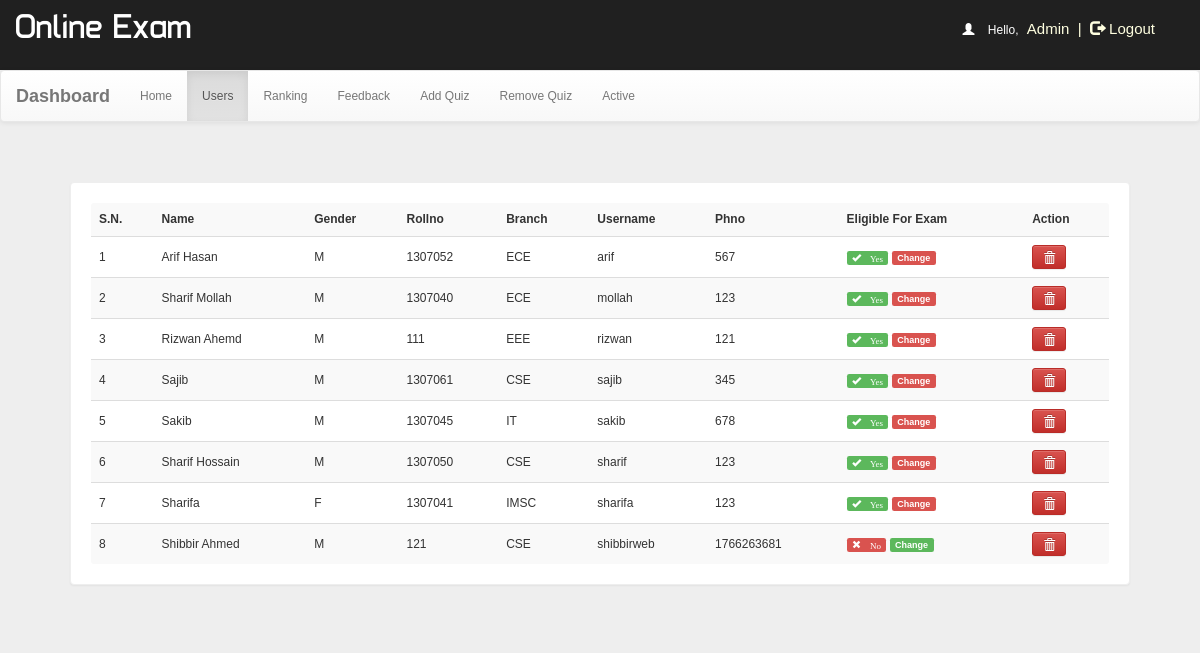
Before: /dash.php?q=1 (signed in) with the older database file.
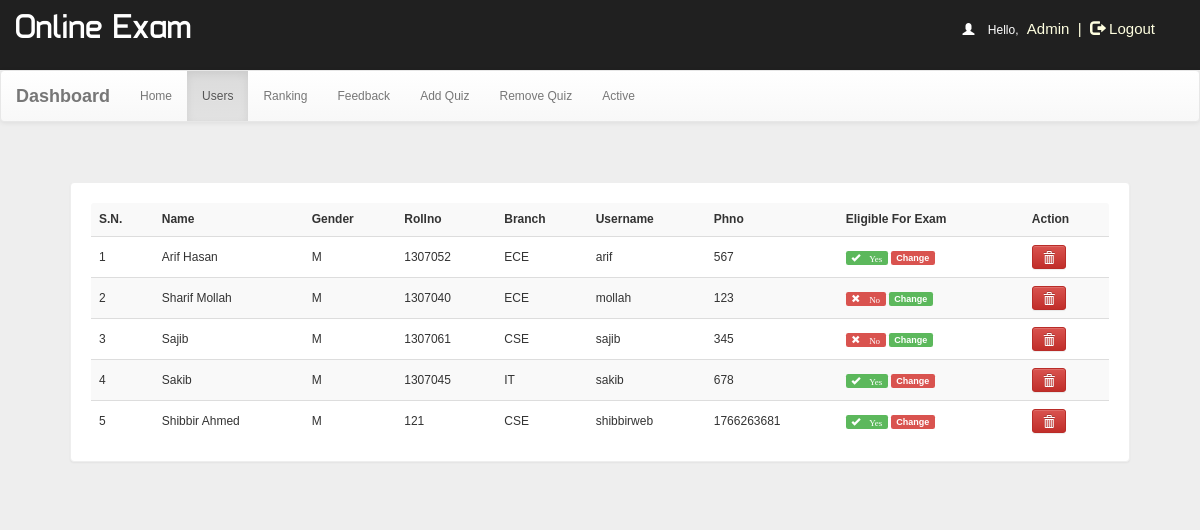
After: the same page with the newer database file.
### tables this page shows
CREATE TABLE `user` (
  `id` int(100) NOT NULL,
  `name` varchar(50) NOT NULL,
  `rollno` varchar(20) NOT NULL,
  `branch` varchar(20) NOT NULL,
  `status` tinyint(4) NOT NULL DEFAULT '1',
  `gender` varchar(5) NOT NULL,
  `username` varchar(50) NOT NULL,
  `phno` bigint(20) NOT NULL,
  `password` varchar(50) NOT NULL
);

### dash.php (the view, shortened to what this page needs)
<!DOCTYPE html PUBLIC "-//W3C//DTD XHTML 1.0 Transitional//EN" "http://www.w3.org/TR/xhtml1/DTD/xhtml1-transitional.dtd">
<html xmlns="http://www.w3.org/1999/xhtml">
<head>
<link  rel="stylesheet" href="css/bootstrap.min.css"/>
 <link  rel="stylesheet" href="css/bootstrap-theme.min.css"/>
 <link rel="stylesheet" href="css/main.css">
 <link  rel="stylesheet" href="css/font.css">
</head>
<body  style="background:#eee;">
<body  style="background:#eee;">
<div class="header">
<div class="row">
<div class="col-lg-6">
<span class="logo">Online Exam</span></div>
<?php
include_once 'dbConnection.php';
if (!(isset($_SESSION['username']))  || ($_SESSION['key']) != '54585c506829293a2d4c3b68543b316e2e7a2d277858545a36362e5f39') {
    session_destroy();
    header("location:index.php");
} else {
    $name     = $_SESSION['name'];
    echo '<span class="pull-right top title1" ><span style="color:white"><span class="glyphicon glyphicon-user" aria-hidden="true"></span>&nbsp;&nbsp;&nbsp;&nbsp;Hello,</span> <span class="log log1" style="color:lightyellow">' . $name . '&nbsp;&nbsp;|&nbsp;&nbsp;<a href="logout.php?q=account.php" style="color:lightyellow"><span class="glyphicon glyphicon-log-out" aria-hidden="true"></span>&nbsp;Logout</button></a></span>';
}
?>
</div></div>
<nav class="navbar navbar-default title1">
  <div class="container-fluid">
    <div class="navbar-header">
      <a class="navbar-brand" href="dash.php?q=0"><b>Dashboard</b></a>
    </div>
    <div class="collapse navbar-collapse" id="bs-example-navbar-collapse-1">
      <ul class="nav navbar-nav">
        <li <?php
if (@$_GET['q'] == 0)
    echo 'class="active"';
?>><a href="dash.php?q=0">Home<span class="sr-only">(current)</span></a></li>
        <li <?php
if (@$_GET['q'] == 1)
    echo 'class="active"';
?>><a href="dash.php?q=1">Users</a></li>
    <li <?php
if (@$_GET['q'] == 2)
    echo 'class="active"';
?>><a href="dash.php?q=2">Ranking</a></li>
    <li <?php
if (@$_GET['q'] == 3)
    echo 'class="active"';
?>><a href="dash.php?q=3">Feedback</a></li>
        <li <?php
if (@$_GET['q'] == 4)
    echo 'class="active"';
?>><a href="dash.php?q=4">Add Quiz</a></li>
        <li <?php
if (@$_GET['q'] == 5)
    echo 'class="active"';
?>><a href="dash.php?q=5">Remove Quiz</a></li>
<li <?php
if (@$_GET['q'] == 6)
    echo 'class="active"';
?>><a href="dash.php?q=6">Active</a></li>
      </ul>
          </div>
  </div>
</nav>
<div class="container">
<div class="row">
<div class="col-md-12">
<?php
if (@$_GET['q'] == 1) {
    $result = mysqli_query($con, "SELECT * FROM user") or die('Error');
    echo '<div class="panel">
            <table class="table table-striped title1">
                <tr>
                    <td style="vertical-align:middle"><b>S.N.</b></td>
                    <td style="vertical-align:middle"><b>Name</b></td>
                    <td style="vertical-align:middle"><b>Gender</b></td>
                    <td style="vertical-align:middle"><b>Rollno</b></td>
                    <td style="vertical-align:middle"><b>Branch</b></td>
                    <td style="vertical-align:middle"><b>Username</b></td>
                    <td style="vertical-align:middle"><b>Phno</b></td>
                    <td style="vertical-align:middle"><b>Eligible For Exam</b></td>
                    <td style="vertical-align:middle"><b>Action</b></td>
                </tr>';
    $c = 1;
    while ($row = mysqli_fetch_array($result)) {
        $id        = $row['id'];
        $name      = $row['name'];
        $phno      = $row['phno'];
        $gender    = $row['gender'];
        $rollno    = $row['rollno'];
        $branch    = $row['branch'];
        $username1 = $row['username'];
        $exam_status    = $row['status'];
		?><tr>
                <td style="vertical-align:middle"><?php echo $c++; ?></td>
                <td style="vertical-align:middle"><?php echo $name; ?></td>
                <td style="vertical-align:middle"><?php echo $gender; ?></td>
                <td style="vertical-align:middle"><?php echo $rollno; ?></td>
                <td style="vertical-align:middle"><?php echo $branch; ?></td>
                <td style="vertical-align:middle"><?php echo $username1; ?></td>
                <td style="vertical-align:middle"><?php echo $phno; ?></td>
                <td style="vertical-align:middle">
                    <?php
                    if($exam_status == 1){ ?>
                        <span title="Yes" class="label label-success"><i class="glyphicon glyphicon-ok"> Yes</i></span>
                        <a onclick="document.getElementById('change_exam_status_<?php echo $id; ?>').submit();" href="#" class="label label-danger">Change</a>
                    <?php }else{ ?>
                        <span title="No" class="label label-danger"><i class="glyphicon glyphicon-remove"> No</i></span>
                        <a onclick="document.getElementById('change_exam_status_<?php echo $id; ?>').submit();" href="#" class="label label-success">Change</a>
                    <?php } ?>
                </td>
                <td>
                    <a class="btn btn-sm btn-danger" onclick="return confirm('Are you sure want to delete this?');" title="Delete User" href="update.php?dusername=<?php echo $username1; ?>"><b><span class="glyphicon glyphicon-trash" aria-hidden="true"></span></b></a>
                </td>
            </tr>
    <?php
    }
    echo '</table></div>';
}
?>
</div>
</div></div>
</body>
</html>

### css/main.css (style rules this page uses)
body { overflow-x:hidden;width:100%;font: 12px "Century Gothic", "Times Roman", sans-serif;background:#eee;min-height:550px;background-attachment:fixed; }
.panel { border-color:#eee;margin:40px;padding:20px;font: 15px "Century Gothic", "Times Roman", sans-serif; }
.header { background:#202020;height:70px; }
.logo { font-family:'typo';font-size:35px;color:#ffffff;margin:15px; }
.title1 { font: 12px "Century Gothic", "Times Roman", sans-serif; }
.top { margin-top:20px; }
.log1 { font: 15px 'Ubuntu', sans-serif;color:#0000ff;margin-left:10px; }
.log { margin:10px;margin-right:60px;margin-left:5px;color:#ffffb3;text-decoration:none;font-size:20px;font-size:15px; }

Changed rows visible on the page:
removed user: name "Rizwan Ahemd", gender "M", rollno "111", branch "EEE", username "rizwan", phno "121"
removed user: name "Sharif Hossain", gender "M", rollno "1307050", branch "CSE", username "sharif", phno "123"
removed user: name "Sharifa", gender "F", rollno "1307041", branch "IMSC", username "sharifa", phno "123"
changed user "Sharif Mollah": status "Yes" → "No"
changed user "Sajib": status "Yes" → "No"
changed user "Shibbir Ahmed": status "No" → "Yes"
